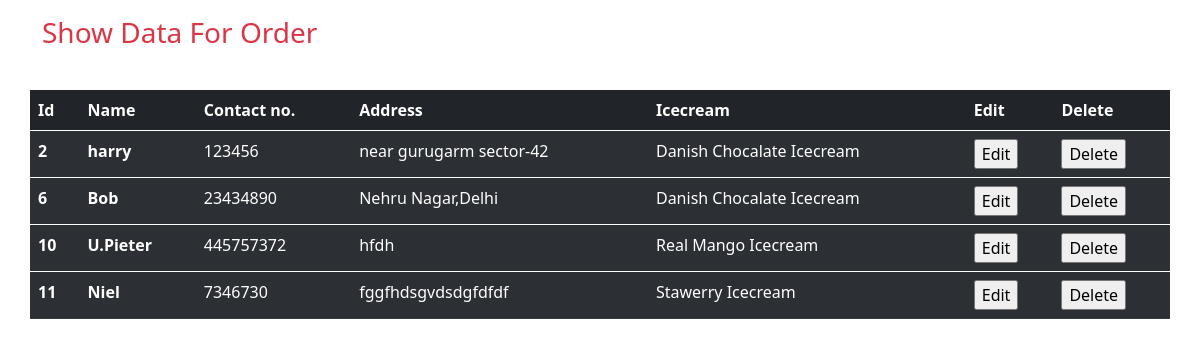
/showpage, run on the app's committed database.
### ice/models.py (models this page shows, shortened)
class Order(models.Model):
     Name=models.CharField(max_length=40)
     Mobileno=models.IntegerField(max_length=10)
     Address=models.CharField(max_length=200)
     Icecream=models.CharField(max_length=60)

### ice/views.py (the view)
# urls.py: path('showpage',views.showpage,name='show'),
def showpage(request):
    all_data=Order.objects.all()
    return render(request,'show.html',{'key1':all_data})

### templates/show.html (shortened to what this page needs)
<!DOCTYPE html>
<html lang="en">
<head>
    <link href="https://cdn.jsdelivr.net/npm/bootstrap@5.0.2/dist/css/bootstrap.min.css" rel="stylesheet">
</head>
<body>
       <div class="container">
        <div class="row">
          <table class="table table-hover table-striped table-dark mt-4">
            <thead>
              <h3 class=" text-danger my-3">Show Data For Order </h3>
              <tr>
                <th scope="col">Id</th>
                <th scope="col">Name</th>
                <th scope="col">Contact no.</th>
                <th scope="col">Address</th>
                <th scope="col">Icecream</th>
                <th scope="col">Edit</th>
                <th scope="col">Delete</th>
              </tr>
            </thead>
            {%if key1%}
            <tbody>
              {% for i in key1%}
              <tr>
                <th scope="row">{{i.id}}</th>
                <th scope="row">{{i.Name}}</th>
                <td>{{i.Mobileno}}</td>
                <td>{{i.Address}}</td>
                <td>{{i.Icecream}}</td>
                <td>
              <form action="{% url 'editpage' pk=i.id %}" method="POST">
                    <input type="submit" value="Edit"></td>
                  <form action="{% url 'delete' pk=i.id %}" method="post">
                <td><input type="submit" value="Delete"></td>
              </form>
              </tr>
            </tbody>
            {%endfor%}
          </table>
        </div>
       </div>
</body>
{%endif%}
</html>

### data on the page
Order: id "2", Name "harry", Mobileno "123456", Address "near gurugarm sector-42", Icecream "Danish Chocalate Icecream"
Order: id "6", Name "Bob", Mobileno "23434890", Address "Nehru Nagar,Delhi", Icecream "Danish Chocalate Icecream"
Order: id "10", Name "U.Pieter", Mobileno "445757372", Address "hfdh", Icecream "Real Mango Icecream"
Order: id "11", Name "Niel", Mobileno "7346730", Address "fggfhdsgvdsdgfdfdf", Icecream "Stawerry Icecream"
